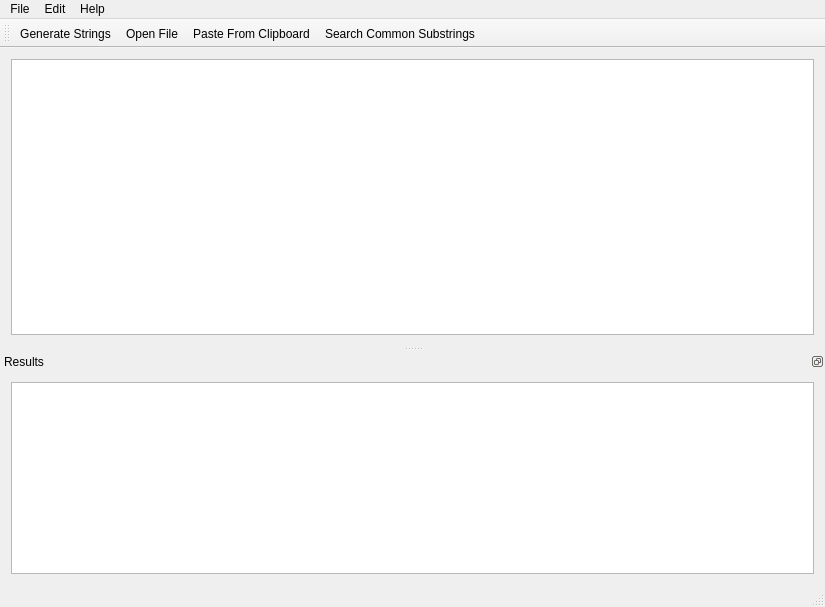
<?xml version="1.0" encoding="UTF-8"?>
<ui version="4.0">
 <class>MainWindow</class>
 <widget class="QMainWindow" name="MainWindow">
  <property name="geometry">
   <rect>
    <x>0</x>
    <y>0</y>
    <width>825</width>
    <height>607</height>
   </rect>
  </property>
  <property name="minimumSize">
   <size>
    <width>810</width>
    <height>605</height>
   </size>
  </property>
  <property name="windowTitle">
   <string>MainWindow</string>
  </property>
  <property name="dockOptions">
   <set>QMainWindow::AllowNestedDocks|QMainWindow::AllowTabbedDocks|QMainWindow::AnimatedDocks|QMainWindow::ForceTabbedDocks</set>
  </property>
  <widget class="QWidget" name="centralWidget">
   <layout class="QGridLayout" name="gridLayout">
    <item row="0" column="0">
     <widget class="QTextEdit" name="textEdit">
      <property name="font">
       <font>
        <family>Arial</family>
        <pointsize>10</pointsize>
       </font>
      </property>
     </widget>
    </item>
   </layout>
  </widget>
  <widget class="QMenuBar" name="menuBar">
   <property name="geometry">
    <rect>
     <x>0</x>
     <y>0</y>
     <width>825</width>
     <height>21</height>
    </rect>
   </property>
   <widget class="QMenu" name="menuFile">
    <property name="title">
     <string>File</string>
    </property>
    <addaction name="actionOpenFile"/>
    <addaction name="separator"/>
    <addaction name="actionQuit"/>
   </widget>
   <widget class="QMenu" name="menuEdit">
    <property name="title">
     <string>Edit</string>
    </property>
    <addaction name="actionGenerate"/>
    <addaction name="actionPaste"/>
    <addaction name="actionSearch"/>
   </widget>
   <widget class="QMenu" name="menuHelp">
    <property name="title">
     <string>Help</string>
    </property>
    <addaction name="actionAbout"/>
   </widget>
   <addaction name="menuFile"/>
   <addaction name="menuEdit"/>
   <addaction name="menuHelp"/>
  </widget>
  <widget class="QToolBar" name="mainToolBar">
   <property name="windowTitle">
    <string>Toolbar</string>
   </property>
   <property name="allowedAreas">
    <set>Qt::AllToolBarAreas</set>
   </property>
   <property name="iconSize">
    <size>
     <width>32</width>
     <height>32</height>
    </size>
   </property>
   <property name="toolButtonStyle">
    <enum>Qt::ToolButtonIconOnly</enum>
   </property>
   <attribute name="toolBarArea">
    <enum>TopToolBarArea</enum>
   </attribute>
   <attribute name="toolBarBreak">
    <bool>false</bool>
   </attribute>
   <addaction name="actionGenerate"/>
   <addaction name="actionOpenFile"/>
   <addaction name="actionPaste"/>
   <addaction name="actionSearch"/>
  </widget>
  <widget class="QStatusBar" name="statusBar"/>
  <widget class="QDockWidget" name="dockWidgetResult">
   <property name="features">
    <set>QDockWidget::DockWidgetFloatable|QDockWidget::DockWidgetMovable</set>
   </property>
   <property name="windowTitle">
    <string extracomment="View Results">Results</string>
   </property>
   <attribute name="dockWidgetArea">
    <number>8</number>
   </attribute>
   <widget class="QWidget" name="dockWidgetContents">
    <layout class="QGridLayout" name="gridLayout_2">
     <item row="0" column="0">
      <widget class="QListWidget" name="listWidgetResult">
       <property name="font">
        <font>
         <family>Arial</family>
         <pointsize>10</pointsize>
        </font>
       </property>
      </widget>
     </item>
    </layout>
   </widget>
  </widget>
  <action name="actionQuit">
   <property name="icon">
    <iconset resource="res.qrc">
     <normaloff>:/icons/quit.png</normaloff>
     <normalon>:/icons/system-log-out.png</normalon>:/icons/quit.png</iconset>
   </property>
   <property name="text">
    <string>Quit</string>
   </property>
   <property name="statusTip">
    <string extracomment="Quit application"/>
   </property>
  </action>
  <action name="actionGenerate">
   <property name="icon">
    <iconset>
     <normaloff>:/format-justify-left.png</normaloff>
     <normalon>:/icons/generate.png</normalon>:/format-justify-left.png</iconset>
   </property>
   <property name="text">
    <string>Generate Strings</string>
   </property>
   <property name="statusTip">
    <string extracomment="Generate strings randomly">Generate strings randomly</string>
   </property>
   <property name="shortcut">
    <string>Alt+G</string>
   </property>
  </action>
  <action name="actionSearch">
   <property name="icon">
    <iconset>
     <normalon>:/icons/search.png</normalon>
    </iconset>
   </property>
   <property name="text">
    <string>Search Common Substrings</string>
   </property>
   <property name="statusTip">
    <string extracomment="Search the common strings">Search the common strings</string>
   </property>
   <property name="shortcut">
    <string>Alt+S</string>
   </property>
  </action>
  <action name="actionPaste">
   <property name="icon">
    <iconset>
     <normalon>:/icons/paste.png</normalon>
    </iconset>
   </property>
   <property name="text">
    <string>Paste From Clipboard</string>
   </property>
   <property name="statusTip">
    <string extracomment="Paste strings from the clipboard">Paste strings from the clipboard</string>
   </property>
   <property name="shortcut">
    <string>Ctrl+V</string>
   </property>
  </action>
  <action name="actionOpenFile">
   <property name="icon">
    <iconset>
     <normalon>:/icons/open.png</normalon>
    </iconset>
   </property>
   <property name="text">
    <string>Open File...</string>
   </property>
   <property name="statusTip">
    <string extracomment="Get strings from a text file">Get strings from a text file</string>
   </property>
   <property name="shortcut">
    <string>Alt+O</string>
   </property>
  </action>
  <action name="actionAbout">
   <property name="icon">
    <iconset>
     <normalon>:/icons/help.png</normalon>
    </iconset>
   </property>
   <property name="text">
    <string>About</string>
   </property>
  </action>
 </widget>
 <layoutdefault spacing="6" margin="11"/>
 <resources>
  <include location="res.qrc"/>
 </resources>
 <connections>
  <connection>
   <sender>actionQuit</sender>
   <signal>triggered()</signal>
   <receiver>MainWindow</receiver>
   <slot>close()</slot>
   <hints>
    <hint type="sourcelabel">
     <x>-1</x>
     <y>-1</y>
    </hint>
    <hint type="destinationlabel">
     <x>404</x>
     <y>302</y>
    </hint>
   </hints>
  </connection>
 </connections>
</ui>
